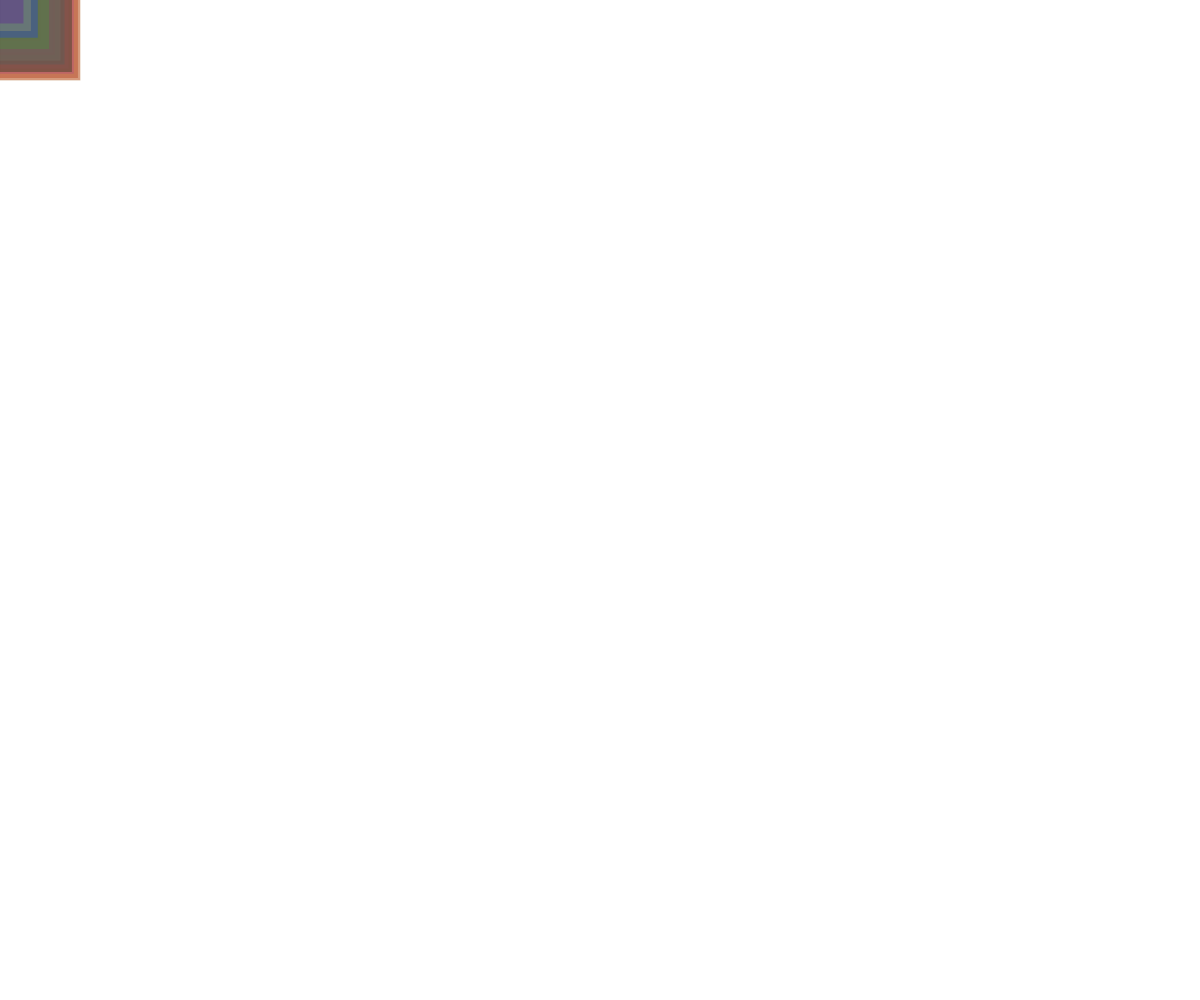
Frame 1 (no input)
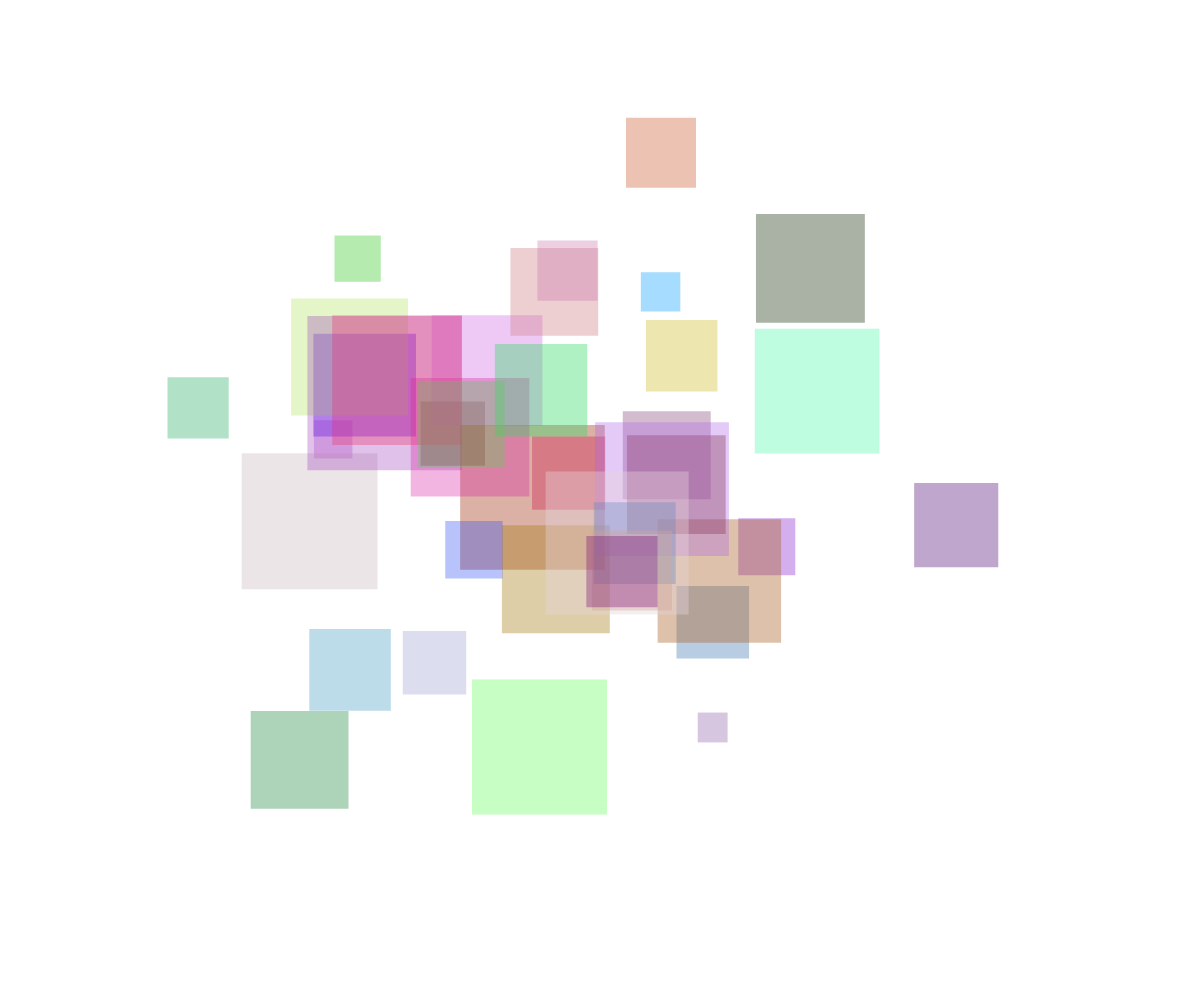
Frame 60 (no input)
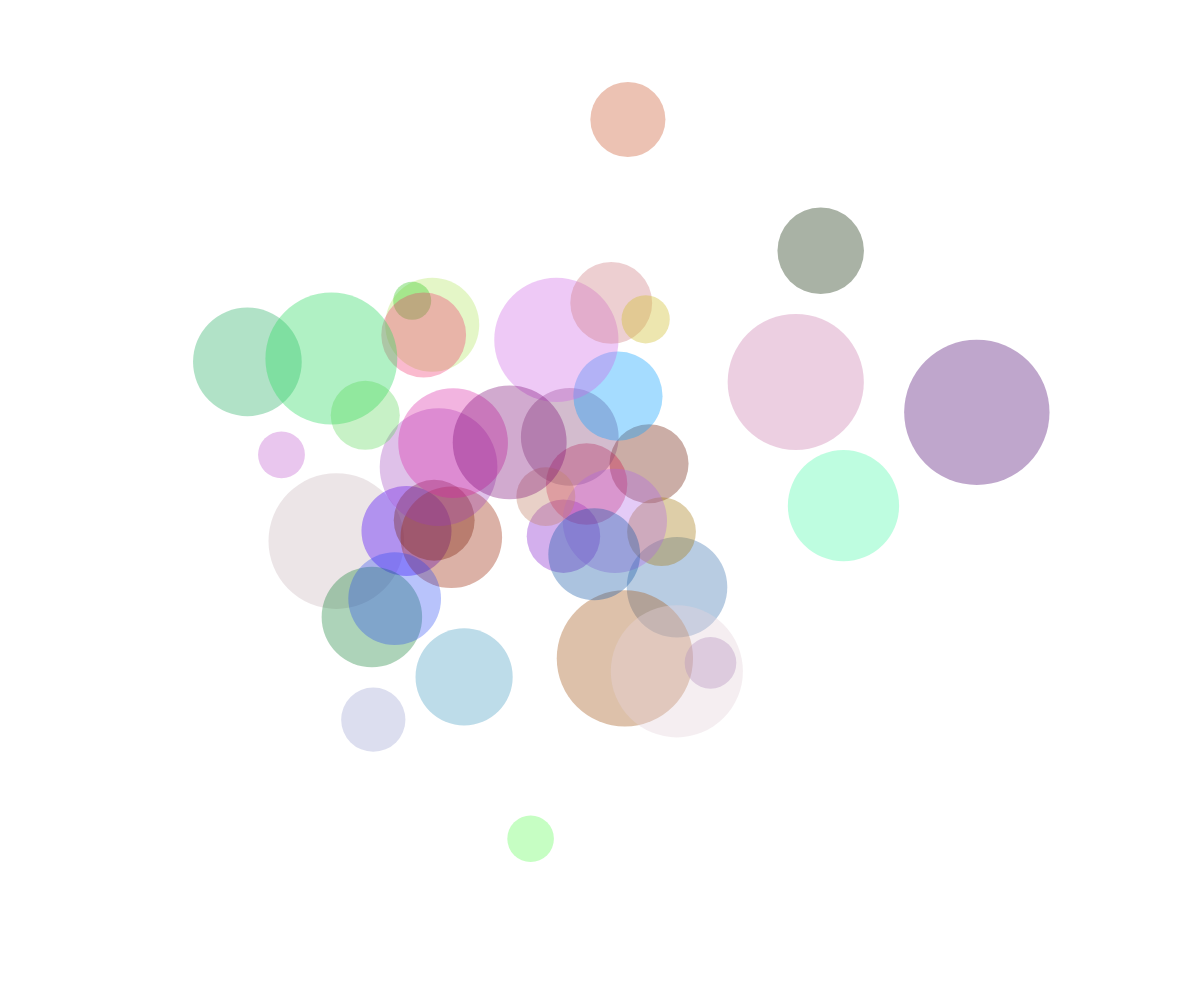
Frame 120 (the mouse pressed at the canvas centre since frame 60)

The p5.js sketch that drew these frames (run headless with seeded random() and noise() and a simulated clock; from frame 60 on, the mouse is pressed at the canvas centre):

// p5.js sketch
// ── sketch.js
// -
// Camminatori_variazione 1 by Chiara Guiducci [camminatori, 2D]
// 2022 © Chiara @guiduc, Daniele @Fupete and the course DS-2022 at DESIGN.unirsm 
// github.com/ds-2022-unirsm — github.com/fupete
// Educational purposes, MIT License, 2022, San Marino
// —
// @alessiavalgimigli (github.com/alessiavalgimigli) for https:https://github.com/ds-2021-unirsm/archive/tree/main/alessiavalgimigli/Esercizi%20p5js/Walkers/Earthquake
// —
// Help:
// [mouse] IsPressed : cambio figura
//
// —

let walkers = [];
let num = 40;

function setup() {
  createCanvas(windowWidth, windowHeight);
  rectMode(CENTER);
  
  for (let a = 0; a < num; a++) {
    walkers.push(new Walker(a));
  }
}

function draw() {
  background(255);

  for (let b = 0; b < walkers.length; b++) {
    walkers[b].display();
    walkers[b].move();
  }
}

function Walker(_id) {
  this.id = _id;
  this.x = 0;
  this.y = 0;
  //t è un numero casuale perchè se no i camminatori partirebbero tutti dallo stesso punto
  this.t = random(100);
  //creo un incremento per variare la direzione dei camminatori e renderli indipendenti
  this.tInc = random(1, 5) * 0.001;

  //genero in maniera casuale il colore dei cerchi
  this.r = random(255);
  this.g = random(255);
  this.b = random(255);
  this.trasp = random(80, 100);

  this.move = function () {
    this.x = noise(this.t) * width;
    this.y = noise(this.t + 5) * height;
    this.t += this.tInc;
  }

  this.display = function () {
    this.size = 200 * noise(this.t * 3);
    noStroke();
    fill(this.r, this.g, this.b, this.trasp);
    if (mouseIsPressed === true) {
    ellipse(this.x, this.y, this.size);
  } else {
    rect(this.x, this.y, this.size);
  }
}
  }
